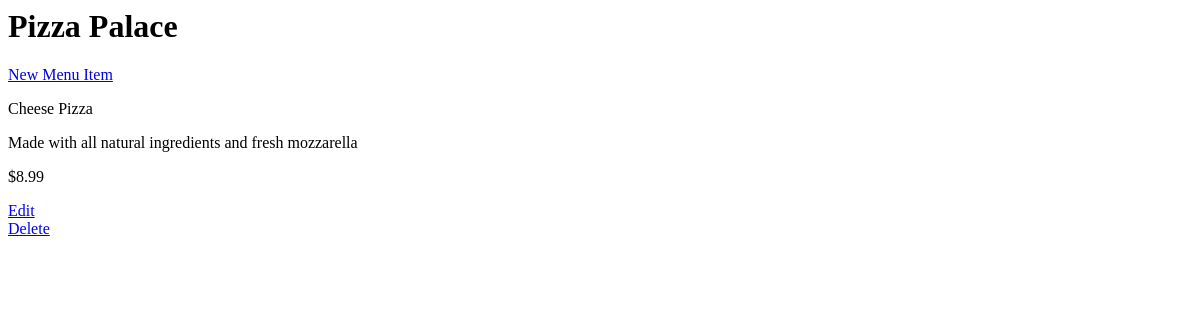
Before: /restaurants/1/ with the older database file.
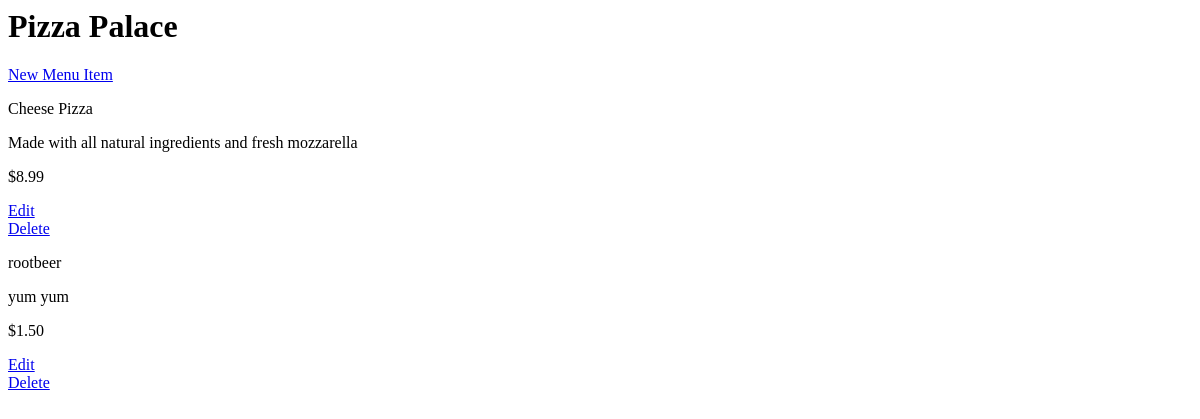
After: the same page with the newer database file.
### database_setup.py (models this page shows)
class Restaurant(Base):
  __tablename__ = 'restaurant'
  name = Column(String(80), nullable = False)
  id = Column(Integer, primary_key = True)

class MenuItem(Base):
  __tablename__ = 'menu_item'
  name = Column(String(80), nullable = False)
  id = Column(Integer, primary_key = True)
  course = Column(String(250))
  description = Column(String(250))
  price = Column(String(8))
  restaurant_id = Column(Integer, ForeignKey('restaurant.id'))
  restaurant = relationship(Restaurant)

### project.py (the view)
@app.route('/')
@app.route('/restaurants/<int:restaurant_id>/')
def restaurantMenu(restaurant_id):
    restaurant = session.query(Restaurant).filter_by(id = restaurant_id).one()
    items = session.query(MenuItem).filter_by(restaurant_id = restaurant.id)
    return render_template("menu.html", restaurant=restaurant, items = items)

### templates/menu.html (shortened to what this page needs)
<html>
    <body>
        <h1>{{restaurant.name}}</h1>
         <a href='{{url_for('newMenuItem', restaurant_id = restaurant.id) }}'>New Menu Item</a>
        {% for i in items %}
        <div>
            <p>{{i.name}}</p>
            <p>{{i.description}}</p>
            <p> {{i.price}} </p>
            <a href='{{url_for('editMenuItem', restaurant_id = restaurant.id, menu_id = i.id) }}'>Edit</a>
            <a href = '{{url_for('deleteMenuItem', restaurant_id = restaurant.id, menu_id = i.id ) }}'>Delete</a>
        </div>
        {% endfor %}
    </body>
</html>

Changed rows visible on the page:
added MenuItem: name "rootbeer", description "yum yum", price "$1.50"
